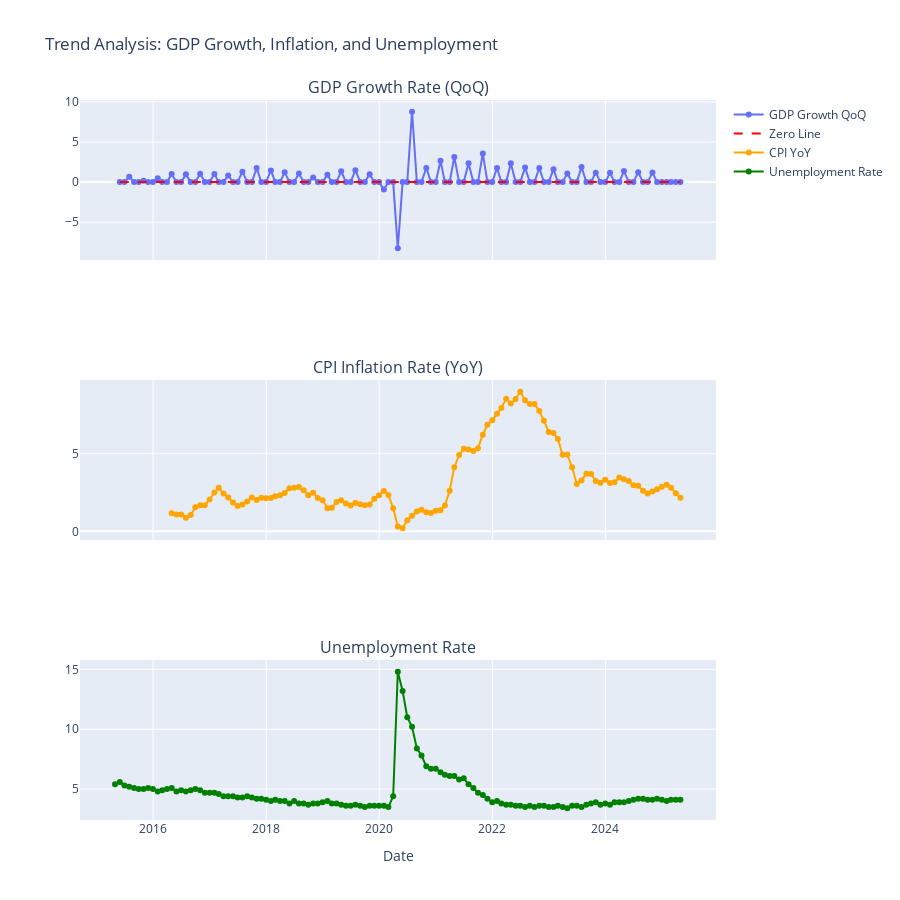
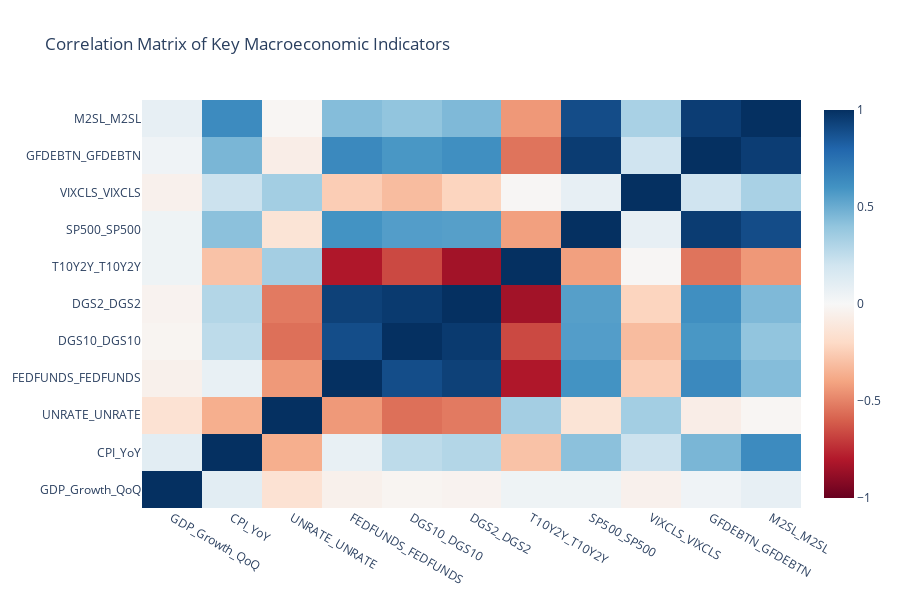
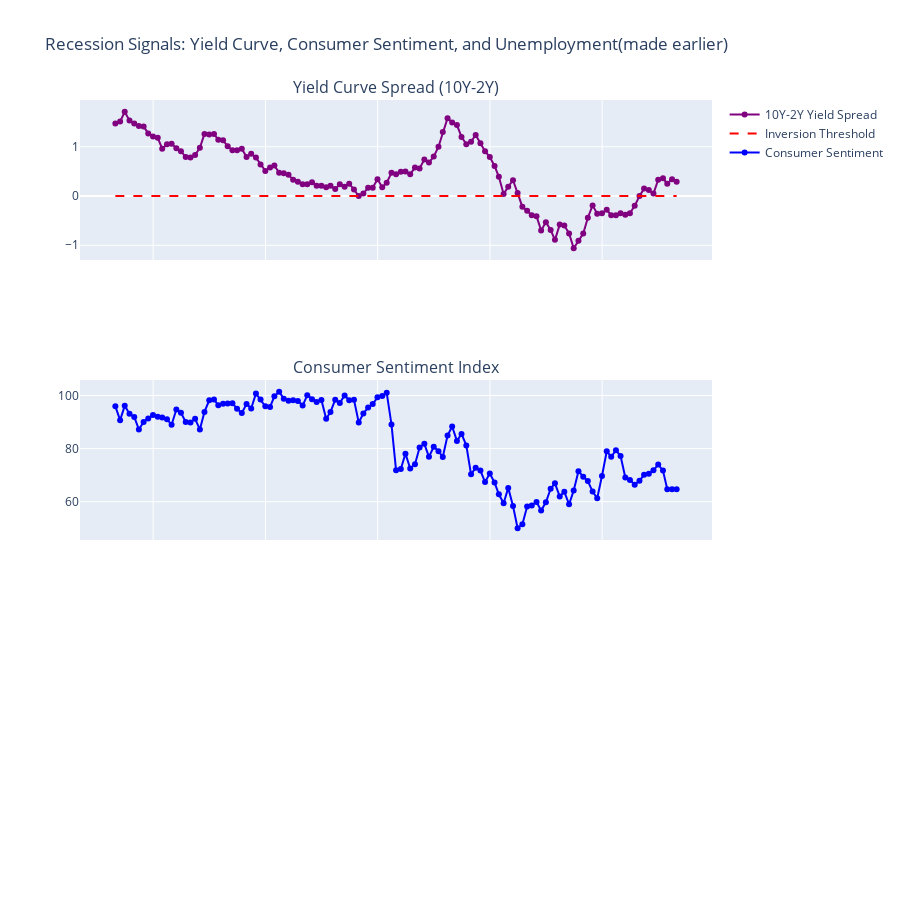

Notebook cell for these charts, in order:
### Code cell
import pandas as pd
import plotly.express as px
import plotly.graph_objects as go
from plotly.subplots import make_subplots

# Load the dataset
file_path = "macro_data.csv"
macro_data = pd.read_csv(file_path)

# Convert DATE column to datetime
macro_data["DATE"] = pd.to_datetime(macro_data["DATE"])


#  Trend Analysis: GDP Growth, Inflation, Unemployment


# Prepare data for each indicator
gdp_growth = macro_data[["DATE", "GDP_Growth_QoQ"]].dropna()
cpi_inflation = macro_data[["DATE", "CPI_YoY"]].dropna()
unemployment = macro_data[["DATE", "UNRATE_UNRATE"]]

# Create subplots for trend analysis
fig_trends = make_subplots(rows=3, cols=1, shared_xaxes=True,
                           subplot_titles=("GDP Growth Rate (QoQ)",
                                           "CPI Inflation Rate (YoY)",
                                           "Unemployment Rate"))

# GDP Growth
fig_trends.add_trace(
    go.Scatter(x=gdp_growth["DATE"], y=gdp_growth["GDP_Growth_QoQ"],
               mode='lines+markers', name='GDP Growth QoQ'),
    row=1, col=1
)
# Zero line for GDP Growth (reference)
fig_trends.add_trace(
    go.Scatter(x=[gdp_growth["DATE"].min(), gdp_growth["DATE"].max()],
               y=[0, 0], mode="lines", line=dict(color="red", dash="dash"),
               name="Zero Line"),
    row=1, col=1
)

# CPI Inflation
fig_trends.add_trace(
    go.Scatter(x=cpi_inflation["DATE"], y=cpi_inflation["CPI_YoY"],
               mode='lines+markers', name='CPI YoY', line=dict(color="orange")),
    row=2, col=1
)

# Unemployment Rate
fig_trends.add_trace(
    go.Scatter(x=unemployment["DATE"], y=unemployment["UNRATE_UNRATE"],
               mode='lines+markers', name='Unemployment Rate', line=dict(color="green")),
    row=3, col=1
)

fig_trends.update_layout(title_text="Trend Analysis: GDP Growth, Inflation, and Unemployment",
                           height=900)
fig_trends.update_xaxes(title_text="Date", row=3, col=1)
fig_trends.show()


# Correlation Analysis: Heatmap of Key Indicators


#key macroeconomic indicators for correlation analysis
corr_columns = [
    "GDP_Growth_QoQ", "CPI_YoY", "UNRATE_UNRATE", "FEDFUNDS_FEDFUNDS", 
    "DGS10_DGS10", "DGS2_DGS2", "T10Y2Y_T10Y2Y", "SP500_SP500", "VIXCLS_VIXCLS", 
    "GFDEBTN_GFDEBTN", "M2SL_M2SL"
]
corr_data = macro_data[corr_columns].dropna()

#correlation matrix
corr_matrix = corr_data.corr()

#correlation heatmap
fig_corr = go.Figure(data=go.Heatmap(
    z=corr_matrix.values,
    x=corr_matrix.columns,
    y=corr_matrix.columns,
    colorscale="RdBu",
    zmid=0,
    text=corr_matrix.round(2).values,
    hoverinfo="text"
))
fig_corr.update_layout(title="Correlation Matrix of Key Macroeconomic Indicators",
                       xaxis_nticks=36, height=600)
fig_corr.show()

#-----------------------------------------------------------------------------------------
# Recession Signals: Yield Spread, Consumer Sentiment, Unemployment, we made unemployment earlier


# Prepare data for recession signals
yield_spread = macro_data[["DATE", "T10Y2Y_T10Y2Y"]]
consumer_sentiment = macro_data[["DATE", "UMCSENT_UMCSENT"]]
unemployment = macro_data[["DATE", "UNRATE_UNRATE"]]

# Create subplots for recession signals
fig_recession = make_subplots(rows=3, cols=1, shared_xaxes=True,
                              subplot_titles=("Yield Curve Spread (10Y-2Y)",
                                              "Consumer Sentiment Index",
                                              ))

# Yield Curve Spread
fig_recession.add_trace(
    go.Scatter(x=yield_spread["DATE"], y=yield_spread["T10Y2Y_T10Y2Y"],
               mode="lines+markers", name="10Y-2Y Yield Spread", line=dict(color="purple")),
    row=1, col=1
)
# Zero line for yield spread
fig_recession.add_trace(
    go.Scatter(x=[yield_spread["DATE"].min(), yield_spread["DATE"].max()],
               y=[0, 0], mode="lines", line=dict(color="red", dash="dash"),
               name="Inversion Threshold"),
    row=1, col=1
)

# Consumer Sentiment
fig_recession.add_trace(
    go.Scatter(x=consumer_sentiment["DATE"], y=consumer_sentiment["UMCSENT_UMCSENT"],
               mode="lines+markers", name="Consumer Sentiment", line=dict(color="blue")),
    row=2, col=1
)
#-------ignore---------------------------
# Unemployment Rate
#fig_recession.add_trace(
 #   go.Scatter(x=unemployment["DATE"], y=unemployment["UNRATE_UNRATE"],
  #             mode="lines+markers", name="Unemployment Rate", line=dict(color="green")),
   # row=3, col=1
#)
#-----------------------------------------------------
fig_recession.update_layout(title_text="Recession Signals: Yield Curve, Consumer Sentiment, and Unemployment(made earlier)",
                              height=900)
fig_recession.update_xaxes(title_text="Date", row=3, col=1)
fig_recession.show()
